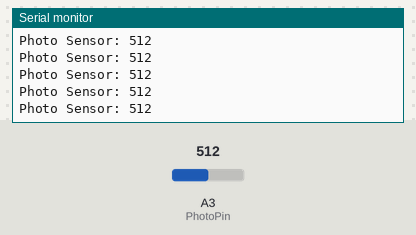
The sketch below on a simulated Arduino Uno, built with avr-gcc and run on an emulated ATmega328P. Parts: the last lines printed to the serial monitor. The test bench sets the inputs (shaded band); at power-on: A3 (PhotoPin) = 512.

Above: at 1.2 s.
1.3 s: A3 (PhotoPin) set to 716
At 1.56 s:
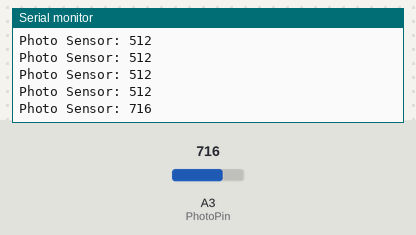
2.8 s: A3 (PhotoPin) set to 900
At 2.96 s:
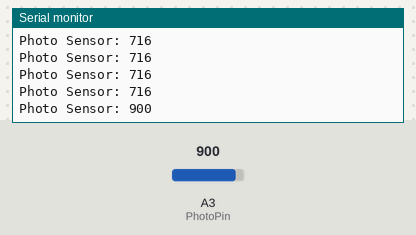
Timing chart, 0 to 5.8 s (numbered marks = the images above; inputs shaded):
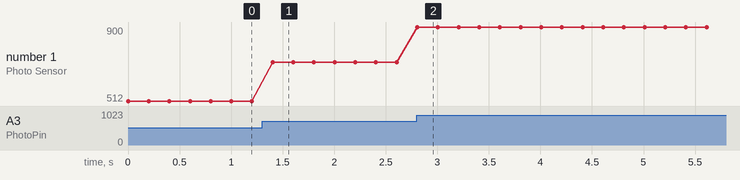

Measured:
- after the input at 1.3 s, the serial monitor: prints a new line after 0.10 s (image 1)
- after the input at 2.8 s, the serial monitor: prints a new line at once (image 2)
- plotted number 1: 512 → 716 after the input at 1.3 s, 716 → 900 after the input at 2.8 s

The sketch:

Sensor_light.ino
```cpp
const int PhotoPin = A3;

void setup() {
  // put your setup code here, to run once:
  pinMode(PhotoPin,INPUT);
  Serial.begin(9600);
}

void loop() {
  // put your main code here, to run repeatedly:
  Serial.print("Photo Sensor: ");
  Serial.println(analogRead(PhotoPin));
  delay(200);
}
```
